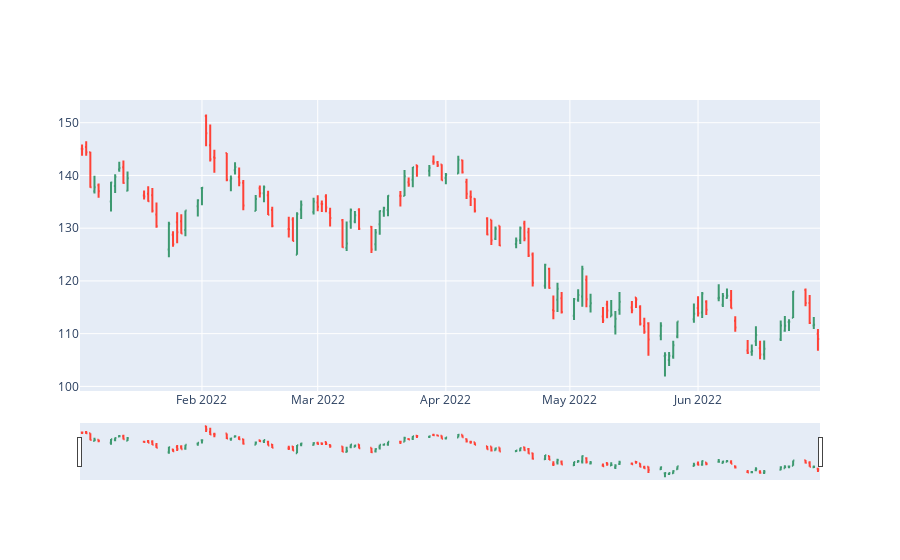

The notebook cell this image was saved under:
### Code cell
import chart_studio.plotly as py
import plotly.graph_objs as go
from plotly.offline import init_notebook_mode, iplot

# Plot OHLC Bar Chart
trace = go.Ohlc(x=google.loc['2022'].index,
                open=google.loc['2022'].Open,
                high=google.loc['2022'].High,
                low=google.loc['2022'].Low,
                close=google.loc['2022'].Close)
data = [trace]
iplot(data, filename='simple_ohlc')
plt.figure(figsize=(17,9))
